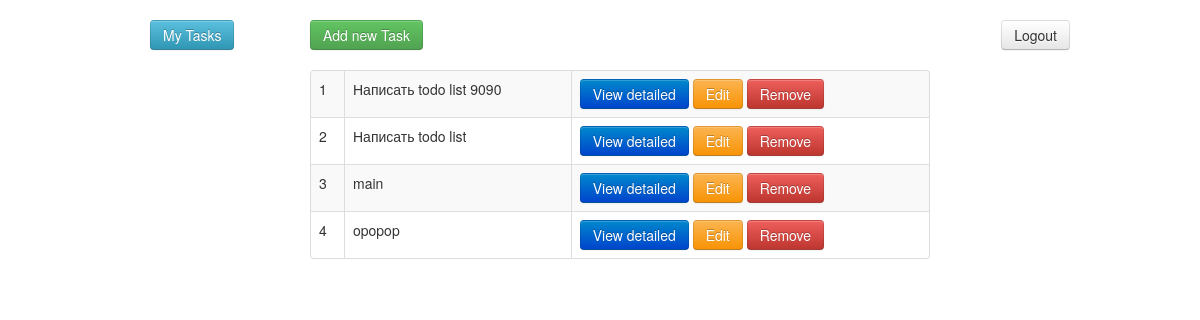
Page /index.php?controller=main&action=GetTasks (signed in) on the committed database.
### tables this page shows
CREATE TABLE IF NOT EXISTS `tasks` (
  `id` int(11) NOT NULL AUTO_INCREMENT,
  `id_user` int(11) NOT NULL,
  `title` varchar(255) NOT NULL,
  `description` text NOT NULL,
  `date_create` date NOT NULL,
  `last_modify` date NOT NULL,
  PRIMARY KEY (`id`)
);

### app/core/BaseViews.php (called while the page is built, shortened)
<?php
class BaseViewes{
    public function render($template,$page,$data)
    {
        include "app/views/".$template;
    }
}

### app/bootstrap.php (called while the page is built, shortened)
<?php
require_once "core/BaseControllers.php";
require_once "core/BaseViews.php";
require_once "core/Db.php";
$obj=new $currentController();
$action=Check::Model_Check($obj);
$currentAction="action_".$action;
$obj->$currentAction();

### index.php (called while the page is built, shortened)
<?php
include Q_PATH . '/app/bootstrap.php';

### app/core/Db.php (called while the page is built, shortened)
<?php
 class Db {
     public function getTasks(){
         $query="SELECT * FROM `users` WHERE `login`='".$_SESSION["login"]."'";
         $rows=array();
         $rows2=array();
         $result=mysql_query($query);
             while($row = mysql_fetch_assoc($result)) {
                 $rows[] = array("id"=>$row['id'],"login"=>$row['login']);
             }
         $user_id=$rows[0]['id'];
         $query="SELECT * FROM `tasks` WHERE `id_user`='".$user_id."'";
         $result=mysql_query($query);
         while($row = mysql_fetch_assoc($result)) {
             $rows2[] = array("id"=>$row['id'],"title"=>$row['title'],"description"=>$row['description']);
         }
         return $rows2;
     }
}
?>

### app/models/main.php (called while the page is built, shortened)
<?php
class Model_Main extends BaseModels{
    public function getTasks()
    {
        return Db::getInstance()->getTasks();
    }
}

### app/views/view.php (the view, shortened to what this page needs)
<div class="cols-6">
    <?php
    echo "<a href='index.php?controller=main&action=add' class='btn btn-success'> Add new Task</a><br><br>";
    if ($data['user'] == true) {
    ?>
    <div class="panel panel-default">
        <table class="table table-striped table-bordered">
            <?php
            $counter = count($data['tasks']);
            $y = 0;
            for ($i = 0; $i < $counter; $i++):?>
                <?php
                $y++;
                echo "<tr><td>" . $y . "</td><td>" . $data['tasks'][$i]['title'] . "</td>
            <td>";
     ?>  <a href="index.php?controller=main&action=detailed&id=<?php echo $data['tasks'][$i]['id'];?>""  class='btn btn-primary'> View detailed</a>
             <a href="index.php?controller=main&action=edit&id=<?php echo $data['tasks'][$i]['id'];?>"  class='btn btn-warning'> Edit</a>
             <a href="index.php?controller=main&action=remove&id=<?php echo $data['tasks'][$i]['id'];?>"  class='btn btn-danger'> Remove</a>   </td>
         <?php echo"   </tr>";
                ?>
            <?php endfor ?>
        </table>
    </div>
</div>
<?php
} else {
    header("Location: 'http://'" . $_SERVER['SERVER_NAME'] . "/index.php?controller=user&action=login");
    exit;
}
?>
</div>

### app/controllers/main.php (shortened to what this page needs)
<?php
class Controller_main extends BaseControllers{
public $isUser=false;
    public function __construct(){
        $this->_view=new BaseViewes();
        $this->_model=new Model_Main();
        $this->isUser=$this->action_isUser();
  }
    public function action_isUser()
    {  $data=$this;
        $this->isUser = false;
        if (isset($_SESSION['login'])) {
            if ($_SESSION['login'] == $_COOKIE['login'] && $_SESSION['password'] == $_COOKIE['password']) {
                $this->isUser = true;
            }else{
                $this->_view->render("template.php", "login.php", $data);
            }
        }
        return  $this->isUser;
    }
    public function action_GetTasks()
    {
        $data['user']=$this->isUser;
        if($this->isUser == true){
            $data['tasks']= $this->_model->getTasks();
            $this->_view->render("template.php", "view.php", $data);
        }
        else{
            $this->_view->render("template.php", "login.php", $data);
        }
    }
}

### app/views/template.php (shortened to what this page needs)
<!doctype html>
<html data-savefrom-tab-data="{&quot;module&quot;:&quot;lm&quot;,&quot;tooltip&quot;:&quot;Найдено ссылок: 0&quot;}" lang="en"><head>
    <link href="css/main.css" rel="stylesheet" >
    <link href="css/bootstrap.min.css" rel="stylesheet">
</head>
<body>
<div class="container">
    <div class="span12"> &nbsp;</div>
    <div class="row-fluid">
        <?php
        if(isset($_SESSION['login'])){
            echo "<a href='index.php?controller=user&action=logout'  class='btn btn-medium logout'  >Logout</a>";
        ?>
        <div class="span2">
            <a href="<?php echo 'http://'.$_SERVER['SERVER_NAME'];?>/index.php?controller=main&action=GetTasks" class="btn btn-info">My Tasks</a>
        </div>
       <?php  }?>
        <div class="span8" >
        <?php
        include "app/views/$page";
        ?>
    </div>
</div>

### css/main.css (style rules this page uses)
.logout { float:right; }

### rows in the picture
tasks: title "Написать todo list 9090"
tasks: title "Написать todo list"
tasks: title "main"
tasks: title "opopop"
